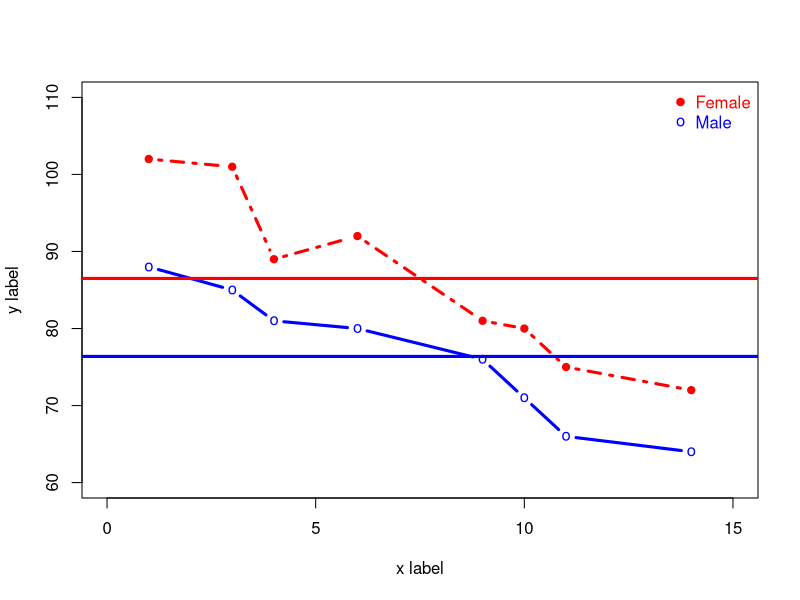

Recreate this plot in R.
## ---- chunk 1
x <- c(1,3,4,6,9,10,11,14)
y1 <- c(102,101,89,92,81,80,75,72)
y2 <- c(88,85,81,80,76,71,66,64)
plot( x, y1, xlab = 'x label', ylab = 'y label', pch = 19, 
      type = "b", cex = 0.7, col = "red", lty = 4, lwd = 3,
      xlim = c(0, 15), ylim = c(60, 110) )
points( x, y2, pch = "o", cex = 1, col = "blue", lty = 1, 
      type = "b", lwd = 3 )
abline( h = mean(y1), cex = 0.7, lty = 1, col = "red", lwd = 3)
abline( h = mean(y2), cex = 0.7, lty = 1, col = "blue", lwd = 3)
legend( "topright", leg = c("Female", "Male"), 
        text.col = c("red", "blue"), col = c("red", "blue"),
        bty = "n", pch = c(19, 111), cex = c(1, 1) )

## ---- chunk 2
library(knitr)
summary <- t(apply(cbind(x, y1, y2), 2, summary))
kable(summary)
